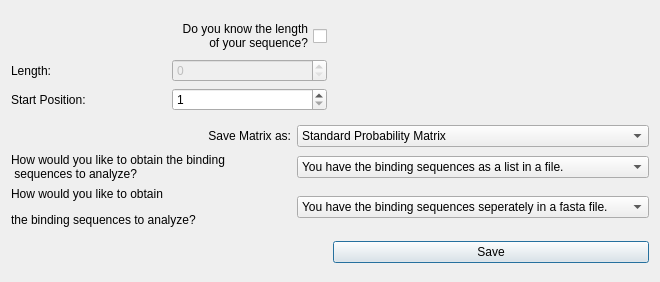
<?xml version="1.0" encoding="UTF-8"?>
<ui version="4.0">
 <class>matrixFromSequence</class>
 <widget class="QDialog" name="matrixFromSequence">
  <property name="geometry">
   <rect>
    <x>0</x>
    <y>0</y>
    <width>660</width>
    <height>282</height>
   </rect>
  </property>
  <property name="windowTitle">
   <string>Matrix From Sequence</string>
  </property>
  <layout class="QGridLayout" name="gridLayout_3">
   <item row="0" column="0">
    <layout class="QGridLayout" name="gridLayout_2">
     <item row="1" column="1">
      <widget class="QSpinBox" name="intLength">
       <property name="enabled">
        <bool>false</bool>
       </property>
      </widget>
     </item>
     <item row="0" column="0" colspan="2">
      <widget class="QCheckBox" name="checkBox">
       <property name="layoutDirection">
        <enum>Qt::RightToLeft</enum>
       </property>
       <property name="text">
        <string>Do you know the length 
 of your sequence?</string>
       </property>
      </widget>
     </item>
     <item row="1" column="0">
      <widget class="QLabel" name="label_3">
       <property name="text">
        <string>Length:</string>
       </property>
      </widget>
     </item>
     <item row="2" column="0">
      <widget class="QLabel" name="label_4">
       <property name="text">
        <string>Start Position:</string>
       </property>
      </widget>
     </item>
     <item row="2" column="1">
      <widget class="QSpinBox" name="intPosition">
       <property name="minimum">
        <number>1</number>
       </property>
      </widget>
     </item>
    </layout>
   </item>
   <item row="1" column="0" colspan="2">
    <layout class="QGridLayout" name="gridLayout">
     <item row="0" column="0">
      <widget class="QLabel" name="label_2">
       <property name="text">
        <string>Save Matrix as:</string>
       </property>
       <property name="alignment">
        <set>Qt::AlignRight|Qt::AlignTrailing|Qt::AlignVCenter</set>
       </property>
      </widget>
     </item>
     <item row="2" column="1">
      <widget class="QComboBox" name="chooseSequenceOrigin">
       <property name="enabled">
        <bool>true</bool>
       </property>
       <item>
        <property name="text">
         <string>You have the binding sequences seperately in a fasta file.</string>
        </property>
       </item>
       <item>
        <property name="text">
         <string>You have a file with genomic coordinates of the sequences.</string>
        </property>
       </item>
       <item>
        <property name="text">
         <string>You want to analyze the result of a previous analysis.</string>
        </property>
       </item>
      </widget>
     </item>
     <item row="2" column="0">
      <widget class="QLabel" name="label">
       <property name="text">
        <string>&lt;html&gt;&lt;head/&gt;&lt;body&gt;&lt;p&gt;How would you like to obtain &lt;/p&gt;&lt;p&gt;the binding sequences to analyze?&lt;/p&gt;&lt;/body&gt;&lt;/html&gt;</string>
       </property>
       <property name="alignment">
        <set>Qt::AlignLeading|Qt::AlignLeft|Qt::AlignVCenter</set>
       </property>
      </widget>
     </item>
     <item row="1" column="1">
      <widget class="QComboBox" name="chooseSourceSequence">
       <property name="enabled">
        <bool>true</bool>
       </property>
       <item>
        <property name="text">
         <string>You have the binding sequences as a list in a file.</string>
        </property>
       </item>
       <item>
        <property name="text">
         <string>You want to analyze the result of a previous analysis.</string>
        </property>
       </item>
      </widget>
     </item>
     <item row="0" column="1">
      <widget class="QComboBox" name="chooseMatrix">
       <item>
        <property name="text">
         <string>Standard Probability Matrix</string>
        </property>
       </item>
       <item>
        <property name="text">
         <string>Normalized Probability Matrix</string>
        </property>
       </item>
       <item>
        <property name="text">
         <string>Standard Logarithmic Matrix</string>
        </property>
       </item>
       <item>
        <property name="text">
         <string>Normalized Logarithmic Matrix</string>
        </property>
       </item>
      </widget>
     </item>
     <item row="1" column="0">
      <widget class="QLabel" name="label_5">
       <property name="text">
        <string>How would you like to obtain the binding 
 sequences to analyze?</string>
       </property>
      </widget>
     </item>
    </layout>
   </item>
   <item row="2" column="1">
    <widget class="QPushButton" name="buttonSave">
     <property name="text">
      <string>Save</string>
     </property>
    </widget>
   </item>
  </layout>
 </widget>
 <resources/>
 <connections/>
</ui>
